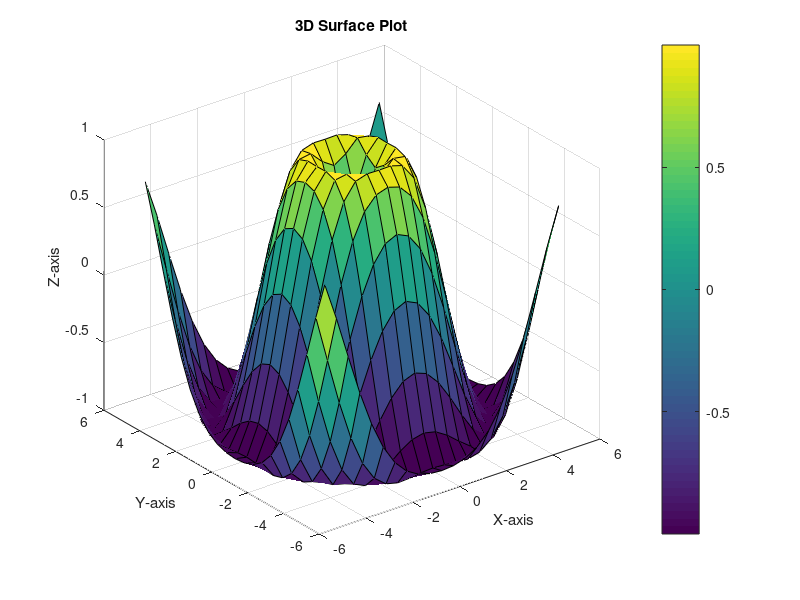

The MATLAB script that drew this image:
% Create grid data
x = -5:0.5:5; % X-axis values
y = -5:0.5:5; % Y-axis values
[X, Y] = meshgrid(x, y); % Create grid for X and Y

% Define Z as a function of X and Y
Z = sin(sqrt(X.^2 + Y.^2));

% Generate a surface plot
surf(X, Y, Z);

% Add labels and title
xlabel('X-axis');
ylabel('Y-axis');
zlabel('Z-axis');
title('3D Surface Plot');

% Add a color bar for visualization
colorbar;